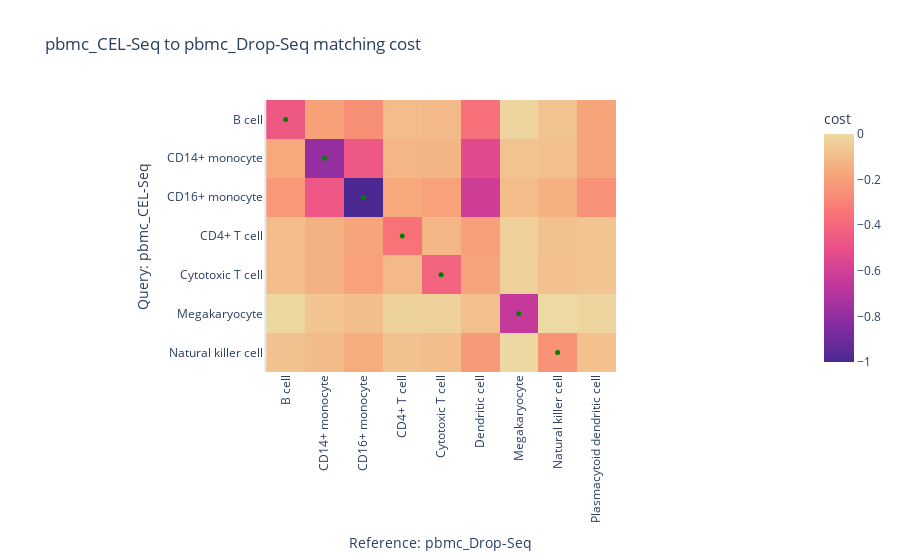

Write notebook code for a chart like this one.
### Code cell
q, ref = 'pbmc_CEL-Seq', 'pbmc_Drop-Seq'

rcm = RefCM(cache_load=False, cache_save=False)
m = rcm.annotate(ds[q], q, ds[ref], ref, 'labels', 'labels')
m.eval('labels')
m.display_matching_costs('labels')

### Figure 1 — Plotly figure (JSON) as saved in the notebook; plotly's stock layout.template omitted (floating-point values rounded to 4 significant figures)
{"data": [{"coloraxis": "coloraxis", "hovertemplate": "Reference: pbmc_Drop-Seq: %{x}<br>Query: pbmc_CEL-Seq: %{y}<br>cost: %{z}<extra></extra>", "name": "0", "type": "heatmap", "x": ["B cell", "CD14+ monocyte", "CD16+ monocyte", "CD4+ T cell", "Cytotoxic T cell", "Dendritic cell", "Megakaryocyte", "Natural killer cell", "Plasmacytoid dendritic cell"], "xaxis": "x", "y": ["B cell", "CD14+ monocyte", "CD16+ monocyte", "CD4+ T cell", "Cytotoxic T cell", "Megakaryocyte", "Natural killer cell"], "yaxis": "y", "z": [[-0.4612, -0.1941, -0.2507, -0.09856, -0.1107, -0.3663, -0.0165, -0.07494, -0.1813], [-0.1677, -0.7964, -0.4645, -0.1226, -0.1264, -0.5347, -0.07562, -0.08614, -0.1839], [-0.2214, -0.47, -1, -0.1619, -0.1913, -0.6112, -0.09731, -0.1405, -0.2442], [-0.09581, -0.1378, -0.1815, -0.3558, -0.122, -0.1957, -0.0316, -0.0826, -0.07304], [-0.09632, -0.1351, -0.1895, -0.1098, -0.4159, -0.1827, -0.03602, -0.08699, -0.07128], [-0.006417, -0.07413, -0.09358, -0.0229, -0.03234, -0.08841, -0.6475, 0, -0.01495], [-0.07845, -0.1005, -0.1574, -0.08207, -0.09473, -0.2162, -0.005322, -0.2414, -0.08438]]}, {"hovertemplate": "%{y} -> %{x}", "marker": {"color": ["green", "green", "green", "green", "green", "green", "green"], "size": 5}, "mode": "markers", "name": "", "type": "scatter", "x": ["B cell", "CD14+ monocyte", "CD16+ monocyte", "CD4+ T cell", "Cytotoxic T cell", "Megakaryocyte", "Natural killer cell"], "y": ["B cell", "CD14+ monocyte", "CD16+ monocyte", "CD4+ T cell", "Cytotoxic T cell", "Megakaryocyte", "Natural killer cell"]}], "layout": {"coloraxis": {"colorbar": {"title": {"text": "cost"}}, "colorscale": [[0, "rgb(75, 41, 145)"], [0.1667, "rgb(135, 44, 162)"], [0.3333, "rgb(192, 54, 157)"], [0.5, "rgb(234, 79, 136)"], [0.6667, "rgb(250, 120, 118)"], [0.8333, "rgb(246, 169, 122)"], [1, "rgb(237, 217, 163)"]]}, "title": {"text": "pbmc_CEL-Seq to pbmc_Drop-Seq matching cost"}, "xaxis": {"anchor": "y", "constrain": "domain", "domain": [0, 1], "scaleanchor": "y", "tickangle": -90, "title": {"text": "Reference: pbmc_Drop-Seq"}}, "yaxis": {"anchor": "x", "autorange": "reversed", "constrain": "domain", "domain": [0, 1], "title": {"text": "Query: pbmc_CEL-Seq"}}}}
